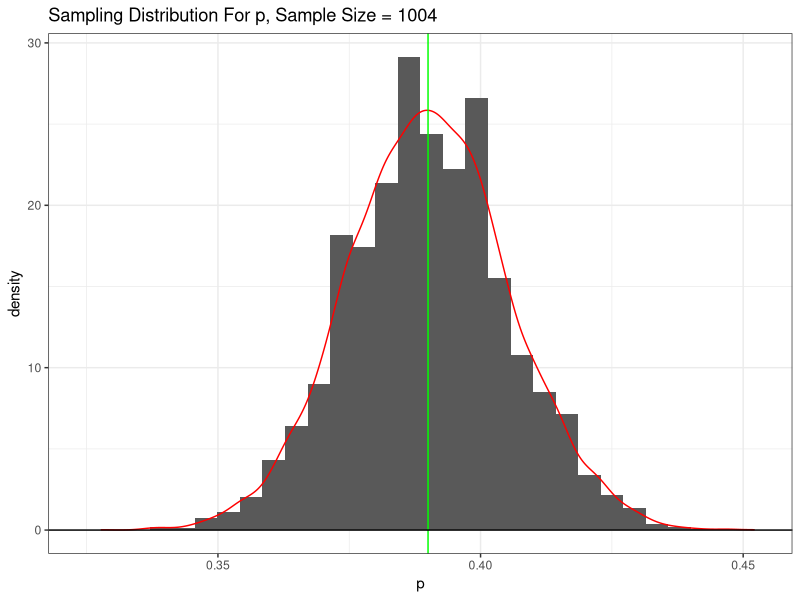
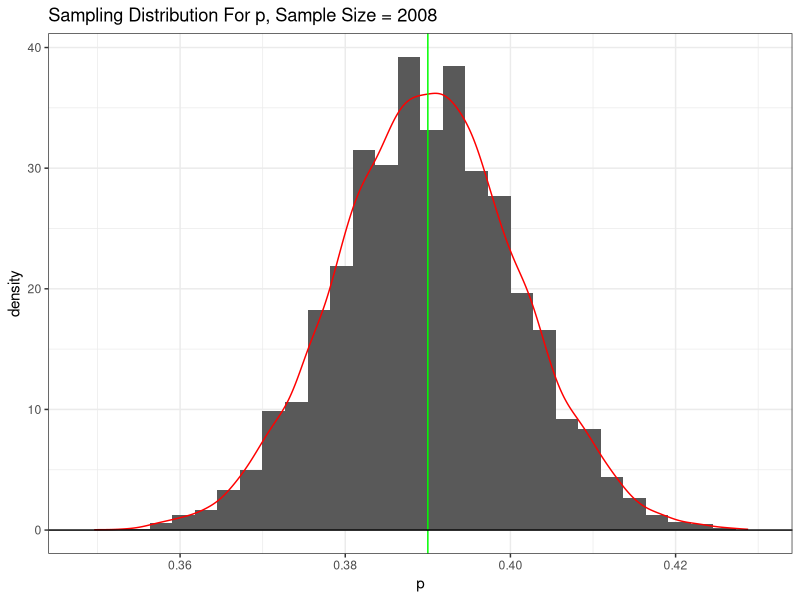
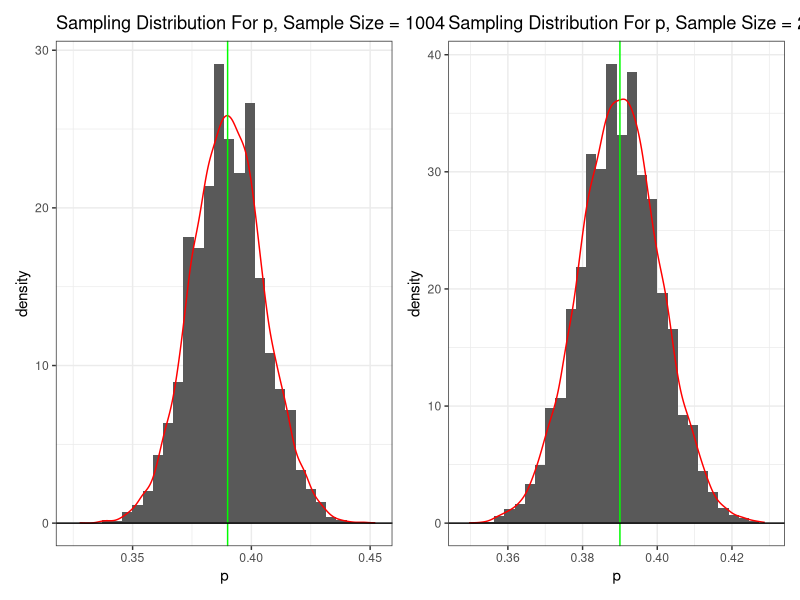
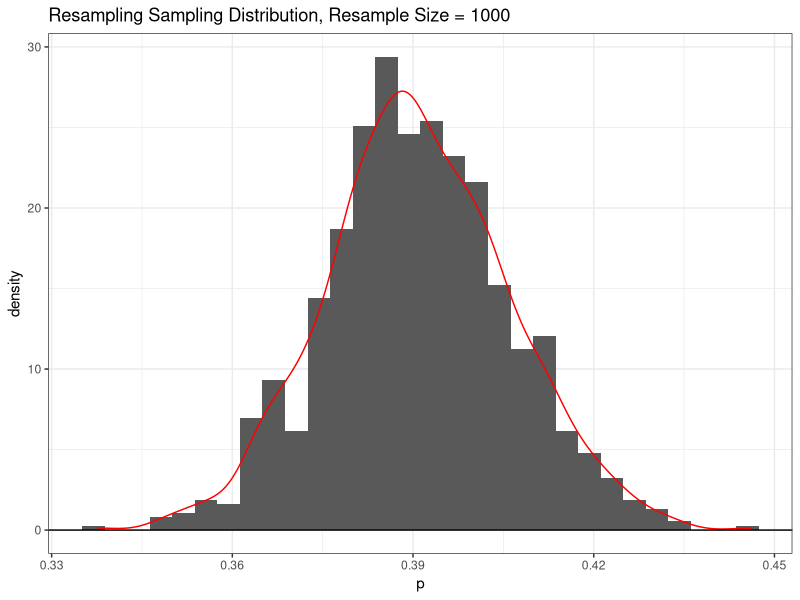

These figures' R source, in order: (Note: a time limit stopped this script after it produced the figures.)
library(tidyverse)
library(patchwork)
library(e1071)

#Part 1
sample.size <- 1004
num.polls <- 10000

polls.basic.sim <- rbinom(n = num.polls, size = sample.size, prob = 0.39)/sample.size

basic.plot <- ggplot() +
  geom_histogram(aes(x = polls.basic.sim, y = after_stat(density))) +
  geom_density(aes(x=polls.basic.sim), color = "red") +
  theme_bw() +
  xlab("p")+
  geom_vline(xintercept=0.39, color = "green")+
  geom_hline(yintercept = 0) +
  ggtitle("Sampling Distribution For p, Sample Size = 1004")

(basic.plot)

range.mid.95 <- quantile(x=polls.basic.sim, 0.975) - quantile(x=polls.basic.sim, 0.025)
margin.of.error <- 0.5*range.mid.95

sample.size2 <- sample.size * 2

polls.basic.sim2 <- rbinom(n = num.polls, size = sample.size2, prob = 0.39)/sample.size2

basic.plot2 <- ggplot() +
  geom_histogram(aes(x = polls.basic.sim2, y = after_stat(density))) +
  geom_density(aes(x=polls.basic.sim2), color = "red") +
  theme_bw() +
  xlab("p")+
  geom_vline(xintercept=0.39, color = "green")+
  geom_hline(yintercept = 0) +
  ggtitle("Sampling Distribution For p, Sample Size = 2008")

(basic.plot2)

range2.mid.95 <- quantile(x=polls.basic.sim2, 0.975) - quantile(x=polls.basic.sim2, 0.025)
margin.of.error2 <- 0.5*range2.mid.95

basic.plot + basic.plot2

#Part 2
resamples <- 1000

data.gallup <- tibble(data = c(satisfied = rep(1, times = round(0.39 * sample.size)),
                               unsatisfied = rep(0, times = round(0.59 * sample.size)),
                               no.opin = rep(0, times = round(0.02 * sample.size)))
)

p.hat <- tibble(p = numeric(resamples))

for(i in 1:resamples){
  resample <- sample(x = data.gallup$data,
                     size = nrow(data.gallup),
                     replace = T)
  
  p.hat$p[i] <- mean(resample, na.rm = T)
}

resample.plot <- ggplot(data = p.hat)+
  geom_histogram(aes(x = p, y = after_stat(density)))+
  geom_density(aes(x = p), color = "red")+
  theme_bw()+
  geom_hline(yintercept = 0) +
  ggtitle("Resampling Sampling Distribution, Resample Size = 1000")

resamp.mid.95 <- quantile(x=p.hat$p, 0.975) - quantile(x=p.hat$p, 0.025)
resamp.moe <- 0.5*resamp.mid.95

(resample.plot)

#Simulation over n and p
n <- seq(100, 3000, by = 10)
p <- seq(0.01, 0.99, by = 0.01)

np.data <- tibble(n.val = numeric(),
                  p.val = numeric(),
                  estim.moe = numeric()
                  )

for (curr.n in n){
  for(curr.p in p){
    curr.poll <- rbinom(n=num.polls, size = curr.n, prob = curr.p)/curr.n
    curr.mid.95 <- quantile(x=curr.poll, 0.975) - quantile(x=curr.poll, 0.025)
    curr.moe <- 0.5*curr.mid.95
    np.data <- bind_rows(np.data, tibble(n=curr.n, p=curr.p, estim.moe = curr.moe))
  }
}

np.plot <- ggplot(data = np.data) +
  geom_raster(aes(x = p, y = n, fill = estim.moe)) +
  scale_fill_distiller("Estimated Margin of Error", palette = "Spectral") +
  theme_bw()+
  geom_vline(xintercept = 0.39)+
  geom_hline(yintercept = 1004, color = "red") +
  geom_hline(yintercept = 2008, color = "skyblue")
  
(np.plot)


#Actual Margin of Error Calculation
n.w <- seq(100, 2000, by = 10)
p.w <- seq(0.01, 0.99, by = 0.01)

z.sample <- rnorm(n=10000)
z.pin <- qnorm(0.975) #quantile(x=z.sample, 0.975) - quantile(x=z.sample, 0.025)

wilson.data <- tibble(wilson.n.val = numeric(),
                      wilson.p.val = numeric(),
                      wilson.estim.moe = numeric()
)

for (curr.n in n.w){
  for(curr.p in p.w){
    wilson.moe <- z.pin * ((sqrt(curr.n*curr.p*(1-curr.p) + (z.pin^2)/4)) / (curr.n+z.pin^2))
    
    wilson.data <- bind_rows(wilson.data, 
                             tibble(wilson.n.val=curr.n, 
                                    wilson.p.val=curr.p, 
                                    wilson.estim.moe = wilson.moe))
  }
}

wilson.plot <- ggplot(data = wilson.data)+
  geom_raster(aes(x=wilson.n.val, y=wilson.p.val, fill = wilson.estim.moe))+
  scale_fill_distiller("Wilson Margin of Error", palette = "Accent")+
  theme_bw()+
  ylab("n")+
  geom_vline(xintercept = 0.39)+
  geom_hline(yintercept = 1004, color = "darkred")+

np.plot + wilson.plot
